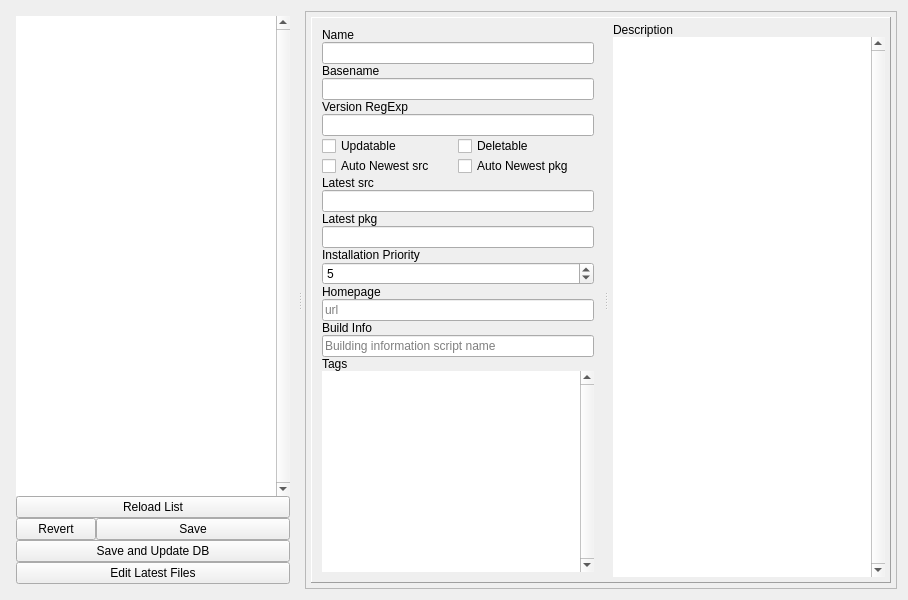
<?xml version="1.0" encoding="UTF-8"?>
<ui version="4.0">
 <class>Form</class>
 <widget class="QWidget" name="Form">
  <property name="geometry">
   <rect>
    <x>0</x>
    <y>0</y>
    <width>908</width>
    <height>600</height>
   </rect>
  </property>
  <property name="sizePolicy">
   <sizepolicy hsizetype="Preferred" vsizetype="Preferred">
    <horstretch>0</horstretch>
    <verstretch>0</verstretch>
   </sizepolicy>
  </property>
  <property name="windowTitle">
   <string>Form</string>
  </property>
  <layout class="QHBoxLayout" name="horizontalLayout_3">
   <item>
    <widget class="QSplitter" name="splitter">
     <property name="enabled">
      <bool>true</bool>
     </property>
     <property name="sizePolicy">
      <sizepolicy hsizetype="Minimum" vsizetype="MinimumExpanding">
       <horstretch>0</horstretch>
       <verstretch>0</verstretch>
      </sizepolicy>
     </property>
     <property name="maximumSize">
      <size>
       <width>16777215</width>
       <height>16777215</height>
      </size>
     </property>
     <property name="autoFillBackground">
      <bool>false</bool>
     </property>
     <property name="frameShape">
      <enum>QFrame::NoFrame</enum>
     </property>
     <property name="orientation">
      <enum>Qt::Horizontal</enum>
     </property>
     <property name="handleWidth">
      <number>10</number>
     </property>
     <widget class="QWidget" name="layoutWidget">
      <layout class="QVBoxLayout" name="verticalLayout_6">
       <property name="spacing">
        <number>0</number>
       </property>
       <property name="sizeConstraint">
        <enum>QLayout::SetDefaultConstraint</enum>
       </property>
       <property name="margin">
        <number>5</number>
       </property>
       <item>
        <widget class="QListWidget" name="listWidget">
         <property name="sizePolicy">
          <sizepolicy hsizetype="Expanding" vsizetype="Expanding">
           <horstretch>0</horstretch>
           <verstretch>0</verstretch>
          </sizepolicy>
         </property>
         <property name="minimumSize">
          <size>
           <width>100</width>
           <height>50</height>
          </size>
         </property>
         <property name="maximumSize">
          <size>
           <width>16777215</width>
           <height>16777215</height>
          </size>
         </property>
         <property name="focusPolicy">
          <enum>Qt::WheelFocus</enum>
         </property>
         <property name="frameShape">
          <enum>QFrame::NoFrame</enum>
         </property>
         <property name="verticalScrollBarPolicy">
          <enum>Qt::ScrollBarAlwaysOn</enum>
         </property>
        </widget>
       </item>
       <item>
        <widget class="QPushButton" name="pushButton_2">
         <property name="sizePolicy">
          <sizepolicy hsizetype="Expanding" vsizetype="Fixed">
           <horstretch>0</horstretch>
           <verstretch>0</verstretch>
          </sizepolicy>
         </property>
         <property name="text">
          <string>Reload List</string>
         </property>
         <property name="flat">
          <bool>false</bool>
         </property>
        </widget>
       </item>
       <item>
        <layout class="QHBoxLayout" name="horizontalLayout">
         <property name="spacing">
          <number>0</number>
         </property>
         <property name="sizeConstraint">
          <enum>QLayout::SetDefaultConstraint</enum>
         </property>
         <item>
          <widget class="QPushButton" name="pushButton_6">
           <property name="sizePolicy">
            <sizepolicy hsizetype="Maximum" vsizetype="Fixed">
             <horstretch>0</horstretch>
             <verstretch>0</verstretch>
            </sizepolicy>
           </property>
           <property name="text">
            <string>Revert</string>
           </property>
          </widget>
         </item>
         <item>
          <widget class="QPushButton" name="pushButton_5">
           <property name="sizePolicy">
            <sizepolicy hsizetype="Expanding" vsizetype="Fixed">
             <horstretch>0</horstretch>
             <verstretch>0</verstretch>
            </sizepolicy>
           </property>
           <property name="text">
            <string>Save</string>
           </property>
          </widget>
         </item>
        </layout>
       </item>
       <item>
        <widget class="QPushButton" name="pushButton">
         <property name="sizePolicy">
          <sizepolicy hsizetype="Expanding" vsizetype="Fixed">
           <horstretch>0</horstretch>
           <verstretch>0</verstretch>
          </sizepolicy>
         </property>
         <property name="text">
          <string>Save and Update DB</string>
         </property>
         <property name="checkable">
          <bool>false</bool>
         </property>
         <property name="checked">
          <bool>false</bool>
         </property>
        </widget>
       </item>
       <item>
        <widget class="QPushButton" name="pushButton_3">
         <property name="sizePolicy">
          <sizepolicy hsizetype="Expanding" vsizetype="Fixed">
           <horstretch>0</horstretch>
           <verstretch>0</verstretch>
          </sizepolicy>
         </property>
         <property name="autoFillBackground">
          <bool>false</bool>
         </property>
         <property name="text">
          <string>Edit Latest Files</string>
         </property>
        </widget>
       </item>
      </layout>
     </widget>
     <widget class="QFrame" name="horizontalFrame_2">
      <property name="frameShape">
       <enum>QFrame::StyledPanel</enum>
      </property>
      <layout class="QHBoxLayout" name="horizontalLayout_2">
       <property name="spacing">
        <number>1</number>
       </property>
       <property name="margin">
        <number>5</number>
       </property>
       <item>
        <widget class="QSplitter" name="splitter_2">
         <property name="frameShape">
          <enum>QFrame::Panel</enum>
         </property>
         <property name="frameShadow">
          <enum>QFrame::Raised</enum>
         </property>
         <property name="orientation">
          <enum>Qt::Horizontal</enum>
         </property>
         <widget class="QWidget" name="layoutWidget">
          <layout class="QVBoxLayout" name="verticalLayout_4">
           <property name="spacing">
            <number>0</number>
           </property>
           <property name="sizeConstraint">
            <enum>QLayout::SetMinimumSize</enum>
           </property>
           <property name="margin">
            <number>10</number>
           </property>
           <item>
            <widget class="QLabel" name="label_11">
             <property name="text">
              <string>Name</string>
             </property>
            </widget>
           </item>
           <item>
            <widget class="QLineEdit" name="lineEdit_7">
             <property name="readOnly">
              <bool>true</bool>
             </property>
            </widget>
           </item>
           <item>
            <widget class="QLabel" name="label_5">
             <property name="text">
              <string>Basename</string>
             </property>
            </widget>
           </item>
           <item>
            <widget class="QLineEdit" name="lineEdit_2"/>
           </item>
           <item>
            <widget class="QLabel" name="label_4">
             <property name="text">
              <string>Version RegExp</string>
             </property>
            </widget>
           </item>
           <item>
            <widget class="QLineEdit" name="lineEdit_4"/>
           </item>
           <item>
            <layout class="QGridLayout" name="gridLayout">
             <item row="0" column="0">
              <widget class="QCheckBox" name="checkBox_2">
               <property name="text">
                <string>Updatable</string>
               </property>
              </widget>
             </item>
             <item row="0" column="1">
              <widget class="QCheckBox" name="checkBox">
               <property name="text">
                <string>Deletable</string>
               </property>
              </widget>
             </item>
             <item row="1" column="0">
              <widget class="QCheckBox" name="checkBox_3">
               <property name="text">
                <string>Auto Newest src</string>
               </property>
              </widget>
             </item>
             <item row="1" column="1">
              <widget class="QCheckBox" name="checkBox_4">
               <property name="text">
                <string>Auto Newest pkg</string>
               </property>
              </widget>
             </item>
            </layout>
           </item>
           <item>
            <widget class="QLabel" name="label_9">
             <property name="text">
              <string>Latest src</string>
             </property>
            </widget>
           </item>
           <item>
            <widget class="QLineEdit" name="lineEdit_5">
             <property name="readOnly">
              <bool>true</bool>
             </property>
            </widget>
           </item>
           <item>
            <widget class="QLabel" name="label_10">
             <property name="text">
              <string>Latest pkg</string>
             </property>
            </widget>
           </item>
           <item>
            <widget class="QLineEdit" name="lineEdit_6">
             <property name="readOnly">
              <bool>true</bool>
             </property>
            </widget>
           </item>
           <item>
            <widget class="QLabel" name="label_3">
             <property name="text">
              <string>Installation Priority</string>
             </property>
            </widget>
           </item>
           <item>
            <widget class="QSpinBox" name="spinBox">
             <property name="maximum">
              <number>9</number>
             </property>
             <property name="value">
              <number>5</number>
             </property>
            </widget>
           </item>
           <item>
            <widget class="QLabel" name="label">
             <property name="text">
              <string>Homepage</string>
             </property>
            </widget>
           </item>
           <item>
            <widget class="QLineEdit" name="lineEdit">
             <property name="styleSheet">
              <string notr="true"/>
             </property>
             <property name="frame">
              <bool>true</bool>
             </property>
             <property name="placeholderText">
              <string>url</string>
             </property>
            </widget>
           </item>
           <item>
            <widget class="QLabel" name="label_7">
             <property name="text">
              <string>Build Info</string>
             </property>
            </widget>
           </item>
           <item>
            <widget class="QLineEdit" name="lineEdit_3">
             <property name="placeholderText">
              <string>Building information script name</string>
             </property>
            </widget>
           </item>
           <item>
            <widget class="QLabel" name="label_6">
             <property name="text">
              <string>Tags</string>
             </property>
            </widget>
           </item>
           <item>
            <widget class="QPlainTextEdit" name="plainTextEdit_4">
             <property name="frameShape">
              <enum>QFrame::NoFrame</enum>
             </property>
             <property name="verticalScrollBarPolicy">
              <enum>Qt::ScrollBarAlwaysOn</enum>
             </property>
             <property name="plainText">
              <string/>
             </property>
            </widget>
           </item>
          </layout>
         </widget>
         <widget class="QWidget" name="verticalLayoutWidget">
          <layout class="QVBoxLayout" name="verticalLayout">
           <property name="spacing">
            <number>0</number>
           </property>
           <property name="margin">
            <number>5</number>
           </property>
           <item>
            <widget class="QLabel" name="label_2">
             <property name="text">
              <string>Description</string>
             </property>
            </widget>
           </item>
           <item>
            <widget class="QPlainTextEdit" name="plainTextEdit">
             <property name="frameShape">
              <enum>QFrame::NoFrame</enum>
             </property>
             <property name="frameShadow">
              <enum>QFrame::Sunken</enum>
             </property>
             <property name="verticalScrollBarPolicy">
              <enum>Qt::ScrollBarAlwaysOn</enum>
             </property>
            </widget>
           </item>
          </layout>
         </widget>
        </widget>
       </item>
      </layout>
     </widget>
    </widget>
   </item>
  </layout>
 </widget>
 <resources/>
 <connections/>
</ui>
